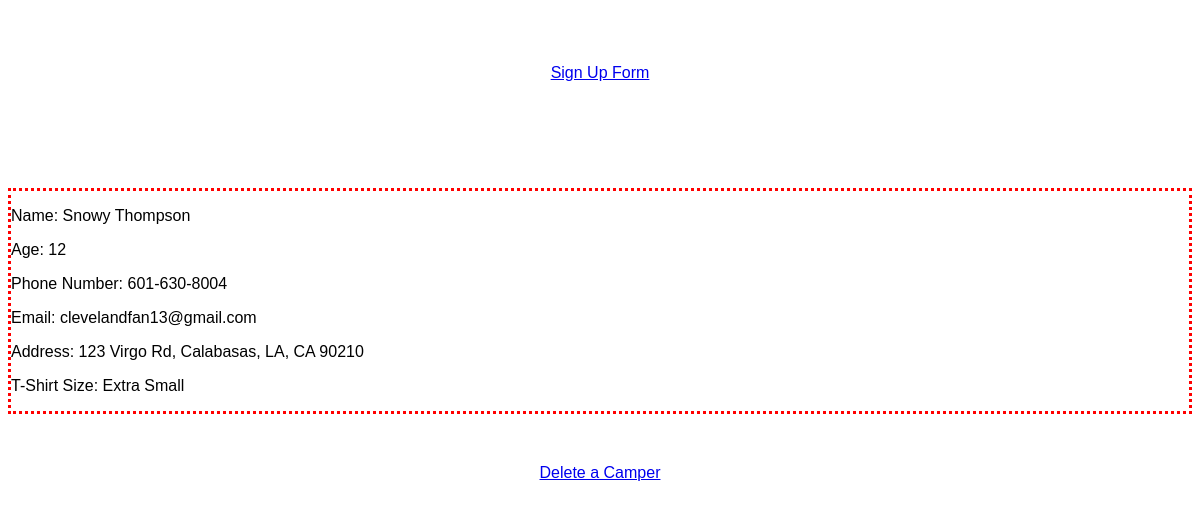
Page /list on the committed database.
### app.py (models this page shows, shortened)
class Camper(db.Model):
  id = db.Column(db.Integer, primary_key=True)
  name = db.Column(db.String(80), unique=True, nullable=False)
  age = db.Column(db.String(80), nullable=False)
  phone_number = db.Column(db.String(80), unique=True, nullable=False)
  email = db.Column(db.String(80), unique=True, nullable=False)
  address = db.Column(db.String(80), unique=True, nullable=False)
  t_shirt_size = db.Column(db.String(80), nullable=False)

### app.py (the view)
@app.route("/list")
def camper_list():
   return render_template("list.html", campers=Camper.query.all())

### templates/list.html
<html>
<head>
  <link rel="stylesheet" type="text/css" href="{{ url_for('static',filename='form.css') }}">
</head>
<body>
  <div class="header">
    <div>
      <a href="/">
        <p>Sign Up Form</p>
      </a>
    </div>
  </div>
  {% for camper in campers %}
  <div class="content">
    <div class="camper-info">
      <p>Name: {{camper.name}}</p>
    </div>
    <div class="camper-info">
      <p>Age: {{camper.age}}</p>
    </div>
    <div class="camper-info">
      <p>Phone Number: {{camper.phone_number}}</p>
    </div>
    <div class="camper-info">
      <p>Email: {{camper.email}}</p>
    </div>
    <div class="camper-info">
      <p>Address: {{camper.address}}</p>
    </div>
    <div class="camper-info">
      <p>T-Shirt Size: {{camper.t_shirt_size}}</p>
    </div>
  </div>
  {% endfor %}
  <a href="/delete">
    <p>Delete a Camper</p>
  </a>
</body>
</html>

### static/form.css (style rules this page uses)
body { font-family: sans-serif; text-align: center; }
.header { padding: 40px 0 40px 0; }
.content { display: block; text-align: left; margin: 50px 0; border-color: red; border-style: dotted; }

### rows in the picture
Camper: name "Snowy Thompson", age "12", phone_number "601-630-8004", email "clevelandfan13@gmail.com", address "123 Virgo Rd, Calabasas, LA, CA 90210", t_shirt_size "Extra Small"
